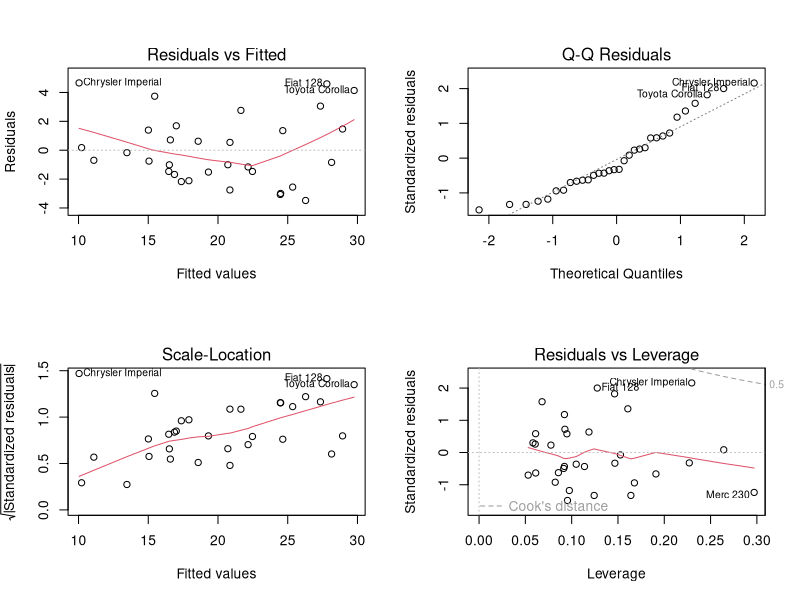
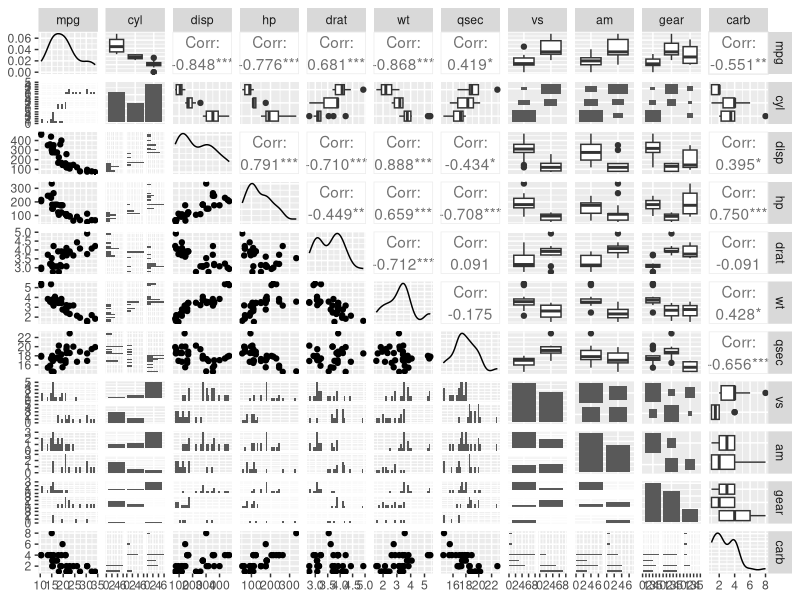

Reproduce these figures in R, in order.
## ---- chunk 1
knitr::opts_chunk$set(echo = TRUE)
## ---- chunk 2
data(mtcars)
str(mtcars)
unique(mtcars$carb)
## ---- chunk 3
library(dplyr)
mtcars <- mutate(mtcars, am = as.factor(am), cyl = as.factor(cyl), 
                         vs = as.factor(vs), gear = as.factor(gear))
## ---- chunk 4
fit <- lm(mpg ~ ., data = mtcars)
stepModel <- step(fit, trace = 0)
summary(stepModel)
## ---- chunk 5
par(mfrow = c(2,2))
plot(stepModel)
## ---- chunk 6
library(GGally)
ggpairs(mtcars)
